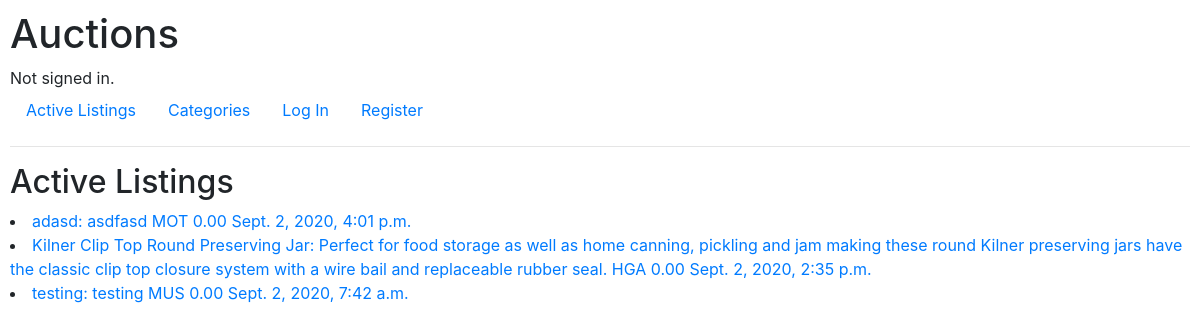
The page / on the database its author committed.
### auctions/models.py (models this page shows, shortened)
class Auction(models.Model):
    MOTORS = "MOT"
    FASHINON = "FAS"
    ELECTRONICS = "ELE"
    COLLECTIBLES_ARTS = "ART"
    HOME_GARDES = "HGA"
    SPORTING_GOODS = "SPO"
    TOYS = "TOY"
    BUSSINES_INDUSTRIAL = "BUS"
    MUSIC = "MUS"
    CATEGORY = [
        (MOTORS, "Motors"),
        (FASHINON, "Fashion"),
        (ELECTRONICS, "Electronics"),
        (COLLECTIBLES_ARTS, "Collectibles & Art"),
        (HOME_GARDES, "Home & Garden"),
        (SPORTING_GOODS, "Sporting Goods"),
        (TOYS, "Toys"),
        (BUSSINES_INDUSTRIAL, "Business & Industrial"),
        (MUSIC, "Music"),
    ]
    seller = models.ForeignKey(User, on_delete=models.CASCADE)
    title = models.CharField(max_length=64, blank=False)
    description = models.TextField(blank=True)
    current_price = models.DecimalField(max_digits=11, decimal_places=2, default=0.0)
    category = models.CharField(max_length=3, choices=CATEGORY, default=MOTORS)
    image_url = models.URLField(blank=True)
    publication_date = models.DateTimeField(auto_now_add=True)
    closed = models.BooleanField(default=False)
    class Meta:
        verbose_name = "auction"
        verbose_name_plural = "auctions"

### auctions/views.py (the view)
# urls.py: path("", views.index, name="index"),
def index(request):
    auctions = Auction.objects.filter(closed=False).order_by("-publication_date")
    return render(request, "auctions/index.html", {
        "auctions": auctions
    })

### auctions/templates/auctions/index.html
{% extends "auctions/layout.html" %}
{% block body %}
    <h2>Active Listings</h2>
    {% for auction in auctions %}
        <li><a href="{% url 'auctions:listing_page' auction_id=auction.id %}"> {{ auction.title }}: {{ auction.description }} {{auction.category}} {{auction.current_price}} {{auction.publication_date}}</a></li>
    {% empty %}
        No auctions yet
    {% endfor %}
{% endblock %}

### auctions/static/auctions/styles.css (style rules this page uses)
body { padding: 10px; }

### rows shown on the page
Auction: title "adasd", description "asdfasd", category "MOT", current_price "0.00", publication_date "Sept. 2, 2020, 4:01 p.m."
Auction: title "Kilner Clip Top Round Preserving Jar", description "Perfect for food storage as well as home canning, pickling and jam making these round Kilner preserving jars have the classic clip top closure system with a wire bail and replaceable rubber seal.", category "HGA", current_price "0.00", publication_date "Sept. 2, 2020, 2:35 p.m."
Auction: title "testing", description "testing", category "MUS", current_price "0.00", publication_date "Sept. 2, 2020, 7:42 a.m."
